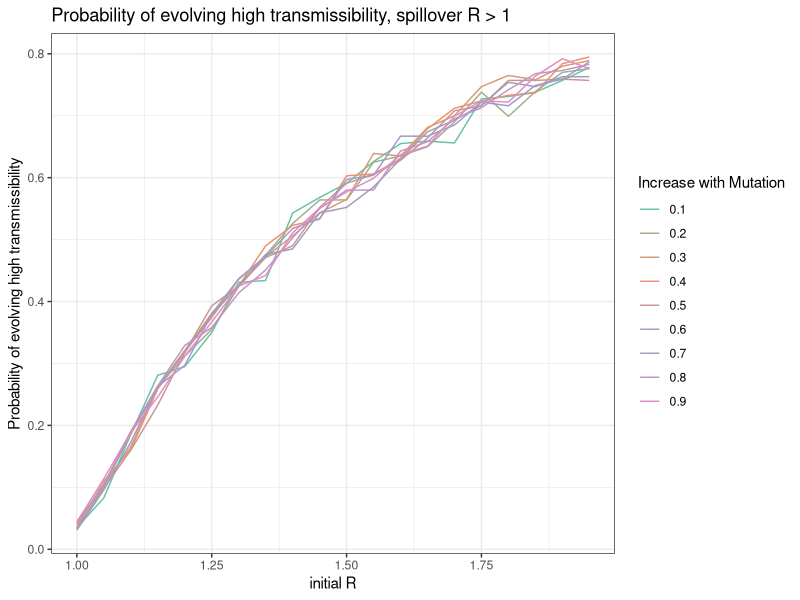
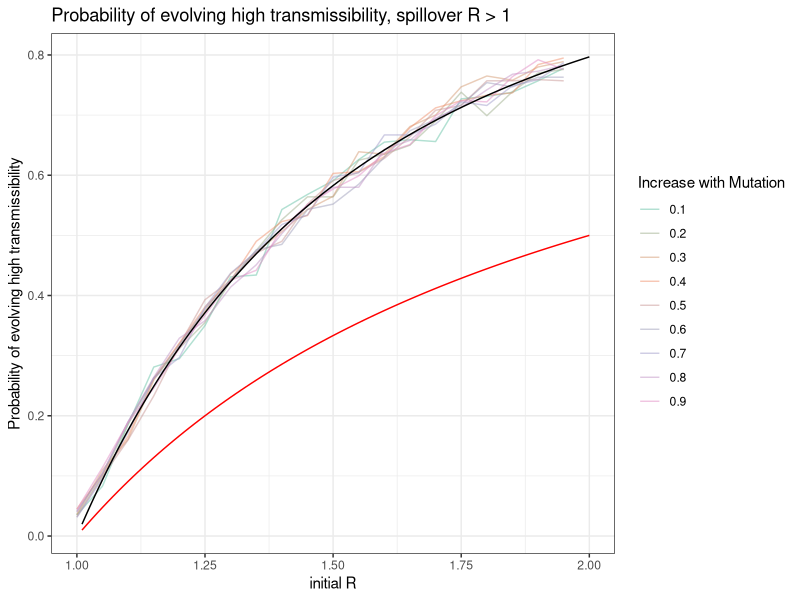
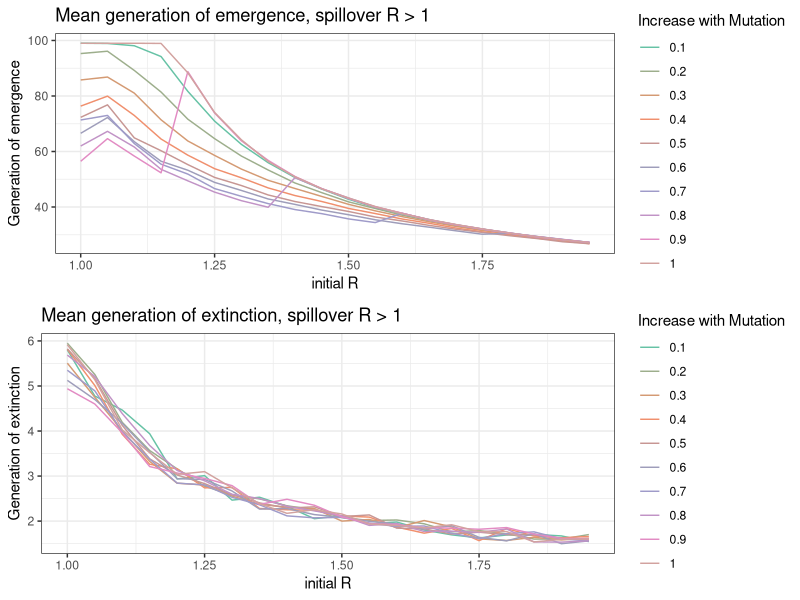
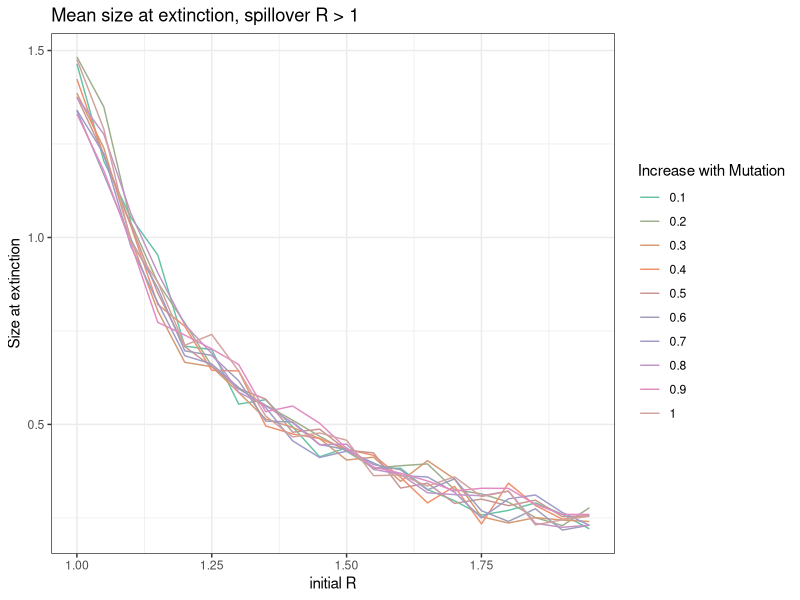
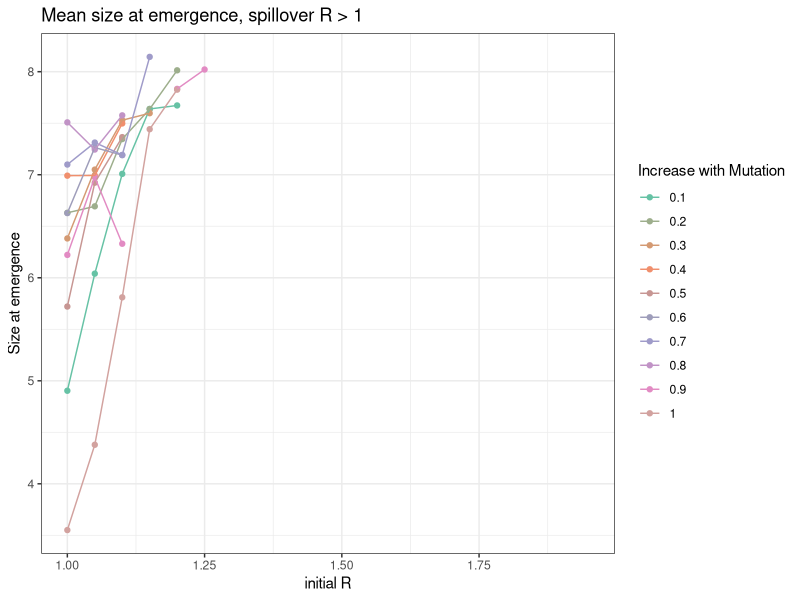
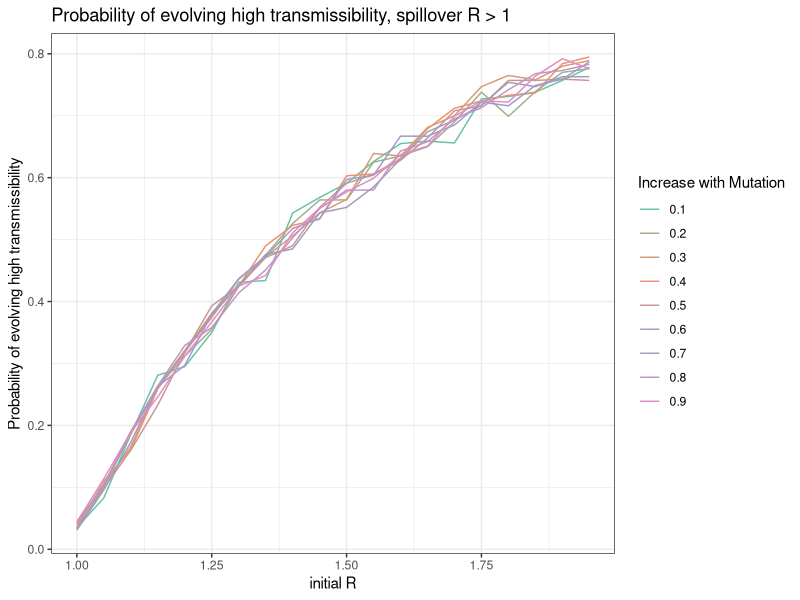
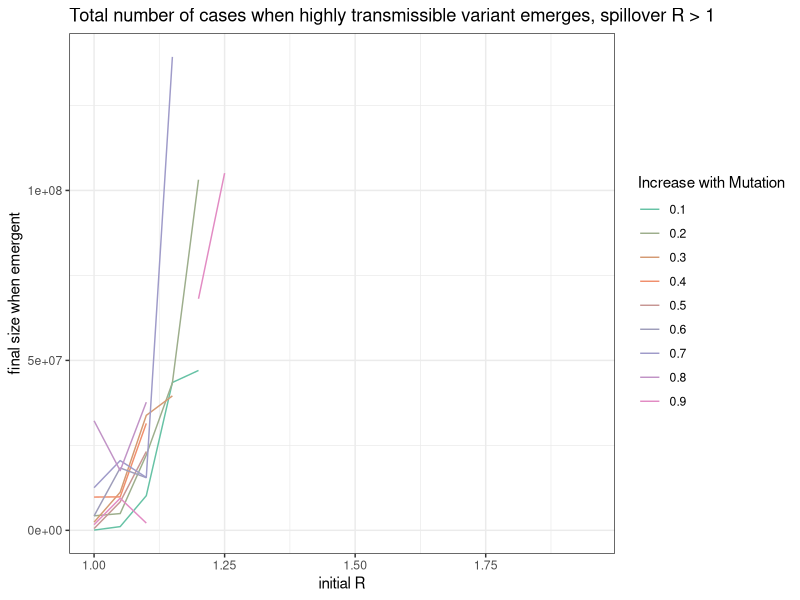
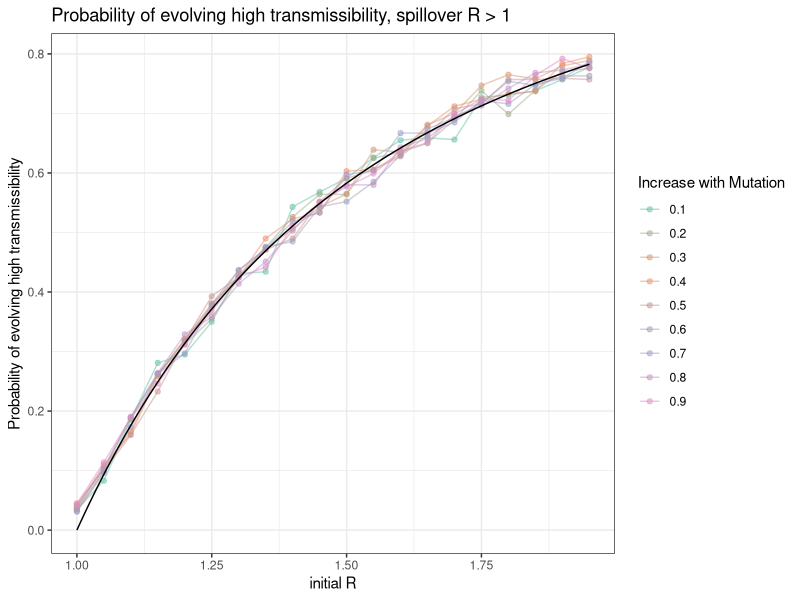

Reproduce these figures in R, in order.
## ---- chunk 1
# load libraries 
library(ggplot2) #for plotting
library(here) #for easy local path referencing
library(tidyverse) #for easy manipulation of data structures
library(RColorBrewer) #for colors
library(gridExtra) #for plotting multiple plots in one figure
library(nleqslv)

# colors for plotting
num_cols = 20
my.colors = colorRampPalette(brewer.pal(n = 8, name = "Set2"))(num_cols)
## ---- chunk 2
results = read.csv(here("code", "project", "R greater than 1", "python simulations", "output2.csv"))

## ---- chunk 3
# plot probability of evolution to high R
plot = ggplot() +
  geom_line(data = results %>% filter(deltaR != 1), aes(x = Rwt, y = pEmergent, group = factor(deltaR), col = factor(deltaR))) +
  theme_bw() +
  scale_color_manual(values = my.colors) +
  labs(x = "initial R", y = "Probability of evolving high transmissibility", col = "Increase with Mutation", title = "Probability of evolving high transmissibility, spillover R > 1")

plot
## ---- chunk 4
#nonlinear equation solver to solve for fixed point of the generating function for the branching process

## define branching process generating function for offspring distribution
bp_singletype = function(x) {y = exp(Rwt*(x-1)) - x} #fixed point solution will be this function set to 0

## define initial conditions 
init = 1 #start with single spillover infection meep meep

## start fixed point guess
xstart = 0.5 #50 percent will go extinct so lets see

## solve for non extinction probability (1-Pextinction)
non_extinction = function(Rwt) {
  Rwt = Rwt #set Rwt
  return(1 - nleqslv(xstart, bp_singletype, method="Newton", global="none", control=list(trace=1,stepmax=2))$x) #solve for nonextinction probability
  }

# solve to plot
rwt = seq(1.01, 2, by = 0.01)
pNE = NaN
for(i in 1:length(rwt)){
  Rwt = rwt[i]
  pNE[i] = non_extinction(Rwt)
}

#solve 1-1/r0 
ap = 1-(1/rwt)

## ---- chunk 5
# plot probability of evolution to high R
plot = ggplot() +
  geom_line(data = results %>% filter(deltaR != 1), aes(x = Rwt, y = pEmergent, group = factor(deltaR), col = factor(deltaR)), alpha = 0.5) +
  geom_line(aes(x = rwt, y = pNE)) +
  geom_line(aes(x=rwt, y = ap), col = "red") +
  theme_bw() +
  scale_color_manual(values = my.colors) +
  labs(x = "initial R", y = "Probability of evolving high transmissibility", col = "Increase with Mutation", title = "Probability of evolving high transmissibility, spillover R > 1")

plot
## ---- chunk 6
plot2 = ggplot() +
  geom_line(data = results, aes(x = Rwt, y = Emergent_generation, group = factor(deltaR), col = factor(deltaR))) +
  theme_bw() +
  scale_color_manual(values = my.colors) +
  labs(x = "initial R", y = "Generation of emergence", col = "Increase with Mutation", title = "Mean generation of emergence, spillover R > 1")

plot3 = ggplot() +
  geom_line(data = results, aes(x = Rwt, y = Extinct_generation, group = factor(deltaR), col = factor(deltaR))) +
  theme_bw() +
  scale_color_manual(values = my.colors) +
  labs(x = "initial R", y = "Generation of extinction", col = "Increase with Mutation", title = "Mean generation of extinction, spillover R > 1")

grid.arrange(plot2,plot3)
## ---- chunk 7
plot4 = ggplot() +
  geom_line(data = results, aes(x = Rwt, y = log10(Extinct_size), group = factor(deltaR), col = factor(deltaR))) +
  theme_bw() +
  scale_color_manual(values = my.colors) +
  labs(x = "initial R", y = "Size at extinction", col = "Increase with Mutation", title = "Mean size at extinction, spillover R > 1")

plot4
## ---- chunk 8
plot5 = ggplot() +
  geom_point(data = results, aes(x = Rwt, y = log10(Emergent_size), group = factor(deltaR), col = factor(deltaR))) +
  geom_line(data = results, aes(x = Rwt, y = log10(Emergent_size), group = factor(deltaR), col = factor(deltaR))) +
  theme_bw() +
  scale_color_manual(values = my.colors) +
  labs(x = "initial R", y = "Size at emergence", col = "Increase with Mutation", title = "Mean size at emergence, spillover R > 1")

plot5

## ---- chunk 9
results2 = read.csv(here("code", "project", "R greater than 1", "python simulations", "output2.csv"))

## ---- chunk 10
# plot probability of evolution to high R
plot = ggplot() +
  geom_line(data = results2 %>% filter(deltaR != 1), aes(x = Rwt, y = pEmergent, group = factor(deltaR), col = factor(deltaR))) +
  theme_bw() +
  scale_color_manual(values = my.colors) +
  labs(x = "initial R", y = "Probability of evolving high transmissibility", col = "Increase with Mutation", title = "Probability of evolving high transmissibility, spillover R > 1")

plot
## ---- chunk 11
#nonlinear equation solver to solve for fixed point of the generating function for the branching process
# solve to plot
rwt = seq(range(results2$Rwt)[1], range(results2$Rwt)[2], by = diff(range(results2$Rwt))/nrow(results2))
pNE = NaN
for(i in 1:length(rwt)){
  Rwt = rwt[i]
  pNE[i] = non_extinction(Rwt)
}

## ---- chunk 12
# plot probability of evolution to high R
plot = ggplot() +
  geom_line(data = results2 %>% filter(deltaR != 1), aes(x = Rwt, y = pEmergent, group = factor(deltaR), col = factor(deltaR)), alpha = 0.5) +
  geom_point(data = results2 %>% filter(deltaR != 1), aes(x = Rwt, y = pEmergent, group = factor(deltaR), col = factor(deltaR)), alpha = 0.5) +
  geom_line(aes(x = rwt, y = pNE)) +
  theme_bw() +
  scale_color_manual(values = my.colors) +
  labs(x = "initial R", y = "Probability of evolving high transmissibility", col = "Increase with Mutation", title = "Probability of evolving high transmissibility, spillover R > 1")

#save
file = here("results", "analysis", "R greater than 1", "fig_P_evolution_smallR.png")
ggsave(filename = file, plot = plot)
## ---- chunk 13
plot = ggplot() + 
  geom_line(data = results2 %>% filter(deltaR != 1), aes(x = Rwt, y = Emergent_size, group = factor(deltaR), col = factor(deltaR))) +
  theme_bw() +
  scale_color_manual(values = my.colors) +
  labs(x = "initial R", y = "final size when emergent", col = "Increase with Mutation", title = "Total number of cases when highly transmissible variant emerges, spillover R > 1")

plot
## ---- chunk 14
######## evenly dispersed distribution described by generating functions for secondary cases
pEmergence_supercrit_deltaR = function(delta_R, mu, R_wt, R_adapted) {
  ### calculate number of variants
  m = ceiling(((3 + 10^-12) - R_wt)/delta_R) + 1  #number of types in the branching process #note that we need a slight overshoot of R0 = 1 to get supercritical
  
  ### define R0 vector 
  R0 = R_wt + (delta_R)*(0:(m-1))  # add the changes from wtR0 to give R0 of each variant
  R0[m] = R_adapted #final R0 >> 1 to account for differences in emergence probabilities arising from final R0
  
  ### define probability of emergence
  prob_emergence = function(qs,init) {1 - prod(qs^init)} # 1 - product of the probabilities of extinction for each starting lineage
  
  ### define fixed point equations from PGFs
  ## system of nl equations to solve
  multi_mut <- function(x) { # for poisson dist. the mean is R_0 and the generating function is exp(R0(s -1))
    y <- numeric(m)
    for(i in 1:(m-1)){
      y[i] = exp(-(1-mu)*(R0[i])*(1-x[i]))*exp(-mu*R0[i]*(1-x[i+1])) - x[i] # fixed point from probability generating function 
    }
    y[m] = exp(-R0[m]*(1-x[m])) - x[m] # can only make type m, regardless of mutation. 
    y
  }
  
  ### define initial conditions
  init = rep(0, m) #start the initial number of cases of each type to 0 
  init[1] = 1 #except for 1 case of the starting type
  
  ### define initial guess for fixed point vector
  xstart = rep(0,m) #easiest to set all probs to 0
  xstart[1] = 0 #except for the prob of a linneage started by our 1 starting case type 1
  
  ### solve for fixed points
  # newton start
  qs = nleqslv(xstart, multi_mut, method="Newton", global="none", control=list(trace=1,stepmax=2))$x #solve system of nonlinear equations for fixed point
  
  # solve for prob.emergence
  prob.emergence = prob_emergence(qs = qs, init = init) #solve for 1-sum(q_i^init(i)) - should be q_1^1 for a single starting case of type 1 
  
  return(prob.emergence) 
}


## ---- chunk 15
### non-extinction of Rwt approximation 
rwt = seq(range(results2$Rwt)[1], range(results2$Rwt)[2], by = diff(range(results2$Rwt))/nrow(results2))
delta_Rs = unique(results2$deltaR)

### solve for non-extinction probabilities
pNE_multitype = sapply(delta_Rs, function(y) {
  sapply(rwt, function(x) {pEmergence_supercrit_deltaR(delta_R = y, mu = 10^-3, R_wt = x, R_adapted = 10000)})
  }
) %>%
  as.data.frame()

# add wildtype Rs and change the column names
pNE_multitype = cbind(rwt, pNE_multitype) %>% as.data.frame() #add a column for wildtype Rs
colnames(pNE_multitype) = c("R_wt", as.character(delta_Rs)) # add column names for referencing

# finally pivot to longform
pNE_multitype = pNE_multitype %>% pivot_longer(
  cols = !R_wt,
  names_to = "delta_R",
  values_to = "pNE_mtbp"
)
## ---- chunk 16
# plot probability of evolution to high R
plot = ggplot() +
  geom_point(data = results2 %>% filter(deltaR != 1), aes(x = Rwt, y = pEmergent, group = factor(deltaR), col = factor(deltaR)), alpha = 0.5) +
  geom_line(aes(x = rwt, y = pNE)) +
  geom_line(data = pNE_multitype, aes(x = R_wt, y = pNE_mtbp, group = delta_R, col = delta_R), linetype = "dotted") +
  theme_bw() +
  scale_color_manual(values = my.colors) +
  labs(x = "initial R", y = "Probability of evolving high transmissibility", col = "Increase with Mutation", title = "Probability of evolving high transmissibility, spillover R > 1")

#save
file = here("results", "analysis", "R greater than 1", "fig_P_evolution_smallR.png")
ggsave(filename = file, plot = plot)

## ---- chunk 17
pEmergence_supercrit_deltaR = function(delta_R, mu, R_wt, R_adapted) {
  m = ceiling((log10(3) - log10(R_wt))/log10(1+delta_R)) + 1 #number of types in the branching process #note that we need a slight overshoot of R0 = 1 to get supercritical
  
  ### define R0 vector 
  R0 = R_wt*(1+delta_R)^(0:(m-1))  # add the changes from wtR0 to give R0 of each variant
  R0[m] = R_adapted #final R0 >> 1 to account for differences in emergence probabilities arising from final R0
  
  

  ### define probability of emergence
  prob_emergence = function(qs,init) {1 - prod(qs^init)} # 1 - product of the probabilities of extinction for each starting lineage
  
  ### define fixed point equations from PGFs
  ## system of nl equations to solve
  multi_mut <- function(x) { # for poisson dist. the mean is R_0 and the generating function is exp(R0(s -1))
    y <- numeric(m)
    for(i in 1:(m-1)){
      y[i] = exp(-(1-mu)*(R0[i])*(1-x[i]))*exp(-mu*R0[i]*(1-x[i+1])) - x[i] # fixed point from probability generating function 
    }
    y[m] = exp(-R0[m]*(1-x[m])) - x[m] # can only make type m, regardless of mutation. 
    y
  }
  
  ### define initial conditions
  init = rep(0, m) #start the initial number of cases of each type to 0 
  init[1] = 1 #except for 1 case of the starting type
  
  ### define initial guess for fixed point vector
  xstart = rep(0,m) #easiest to set all probs to 0
  xstart[1] = 0 #except for the prob of a linneage started by our 1 starting case type 1
  
  ### solve for fixed points
  # newton start
  qs = nleqslv(xstart, multi_mut, method="Newton", global="none", control=list(trace=1,stepmax=2))$x #solve system of nonlinear equations for fixed point
  
  # solve for prob.emergence
  prob.emergence = prob_emergence(qs = qs, init = init) #solve for 1-sum(q_i^init(i)) - should be q_1^1 for a single starting case of type 1 
  
  return(prob.emergence) 
}
## ---- chunk 18
results5 = read.csv(here("code", "project", "R greater than 1", "python simulations", "output5.csv"))
## ---- chunk 19
### non-extinction of Rwt approximation 
rwt = seq(range(results5$Rwt)[1], range(results5$Rwt)[2], by = diff(range(results5$Rwt))/nrow(results5))
delta_Rs = unique(results5$deltaR)

### solve for non-extinction probabilities
pNE_multitype = sapply(delta_Rs, function(y) {
  sapply(rwt, function(x) {pEmergence_supercrit_deltaR(delta_R = y, mu = 10^-3, R_wt = x, R_adapted = 10000)})
  }
) %>%
  as.data.frame()

# add wildtype Rs and change the column names
pNE_multitype = cbind(rwt, pNE_multitype) %>% as.data.frame() #add a column for wildtype Rs
colnames(pNE_multitype) = c("R_wt", as.character(delta_Rs)) # add column names for referencing

# finally pivot to longform
pNE_multitype = pNE_multitype %>% pivot_longer(
  cols = !R_wt,
  names_to = "delta_R",
  values_to = "pNE_mtbp"
)
## ---- chunk 20
plot = ggplot() +
  geom_point(data = results5, aes(x = Rwt, y = (pEmergent), group = factor(deltaR), col = factor(deltaR)), alpha = 0.5) +
  geom_line(data = pNE_multitype, aes(x = R_wt, y = (pNE_mtbp), group = delta_R, col = delta_R), linetype = "dotted") +
  theme_bw() +
  scale_color_manual(values = my.colors) +
  labs(x = "initial R", y = "Probability of evolving high transmissibility", col = "Increase with Mutation", title = "Probability of evolving high transmissibility, spillover R > 1")
